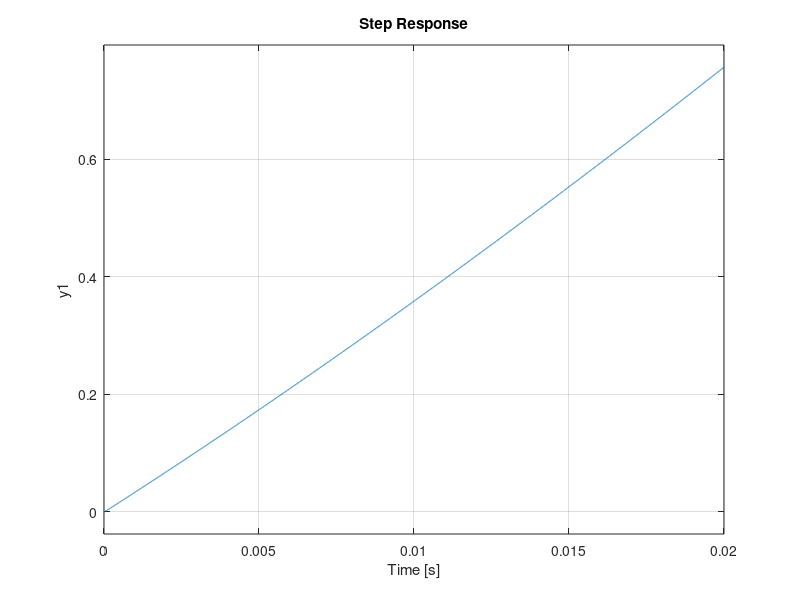

MATLAB code to generate this figure:
%components based on duty cycle, ripples, output voltage and current
L=109.195*10^-6;
C=750*10^-9;
Vin=14;
r=0.1;
R=5

%Compensator design, based on phase margin, wc 
prompt = 'What is the phase margin? ';
phasemargin=input(prompt)

prompt = 'What is  wc new? ';
wcnew=input(prompt);
display(wcnew);

prompt = 'What is the magnitude of Gc at wc new in dbs? ';
dbwcnew=input(prompt);

prompt = 'What is the angle of Gc at wc new? ';
angleGc=input(prompt);

%resonance frequency
magwcnew=10^(dbwcnew/20);
resonance=(L*C)^-0.5;
display(resonance);

%phi boost
boost=-90+phasemargin-angleGc;
display(boost);

%Kboost
xy=(45+(boost/4));
display(xy);
Kboost=tand(xy);
display(Kboost);

%zero frequency(rad/s)
wz=wcnew/Kboost;
display(wz);

%pole frequency (rad/s)
wp=wcnew*Kboost;
display(wp);

%magnitude of Gc
magGc=1/(0.556*0.2*magwcnew);
display(magGc);

%Kc calculation
kc=(magGc*wz)/Kboost;
display(kc);

%powerstage transfer function

g=tf('s');
powerstage=(Vin*(1+g*r*C))/(L*C*(g^2+g*((R*C)^-1+(r*L^-1))+(L*C)^-1));
subplot(3,1,1)
margin(powerstage)

%Gc transfer function
Gc=(kc*(1+g*(wz^-1))^2)/(g*(1+g*(wp^-1))^2);
display(Gc);

%Openloop Transfer Function
openloop=(powerstage*Gc*0.556*0.2);

%closedloop Transfer Funtion, Margin and Step 
closedloop=5*(openloop/(1+openloop));
subplot(3,1,2);
margin(closedloop);

subplot(3,1,3);
step(closedloop);

%openloop=powerstage*Gc*0.556;
%closedloop=openloop/(1+0.2*openloop);
%subplot(5,1,2);
%margin(closedloop);
%closedloop=powerstage/(1+powerstage*0.2*0.556);
%subplot(3,1,3);
%margin(closedloop);

%compensator components
prompt = 'What is the magnitude of R1 (e.g.100k)? ';
R1=input(prompt);

C2=(wz)/(kc*wp*R1);
display(C2);

C1=(C2*((wp/wz)-1));
display(C1);

R2=1/(wz*C1);
display(R2);

R3=R1/((wp/wz)-1);
    display(R3);
C3=1/(wp*R3);
display(C3);
